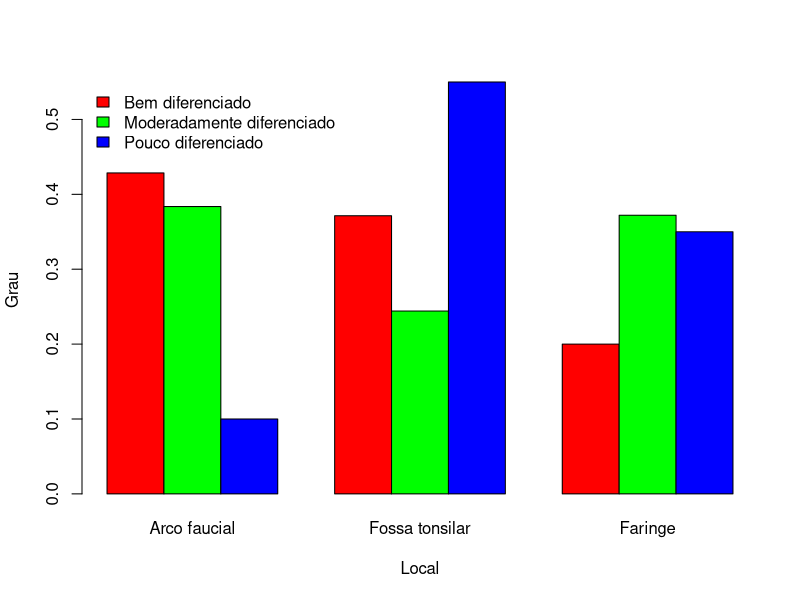

This figure's R source:
setwd("~/Documents/projects/UTFPR/probabilidade-e-estatistica-MA35B/PRE-AVAC/exercicio1")
dados <- read.csv(file="cancer.csv", sep=",")

f.absolutas <- table(dados$Grau, dados$Local)
f.relativas <- prop.table(f.absolutas, 1)

barplot(f.relativas, beside=T, col=c("red", "green", "blue"), xlab="Local", ylab="Grau", names.arg = c("Arco faucial", "Fossa tonsilar", "Faringe"))
legend("topleft",fill=c("red", "green", "blue"),legend=c("Bem diferenciado","Moderadamente diferenciado", "Pouco diferenciado"),bty="n")

"
"